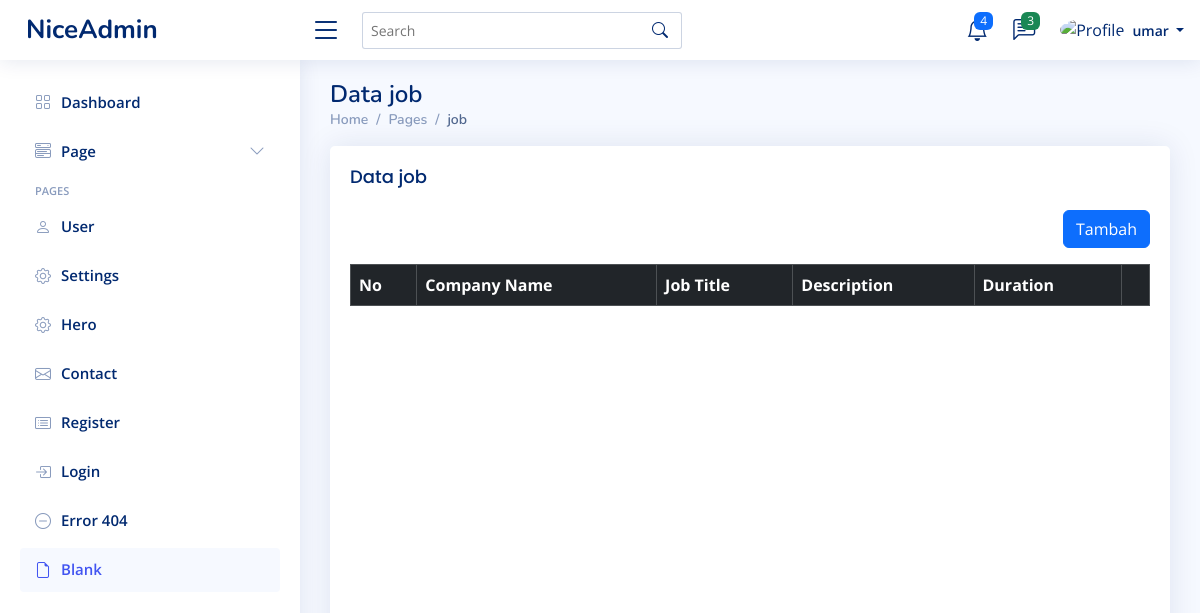
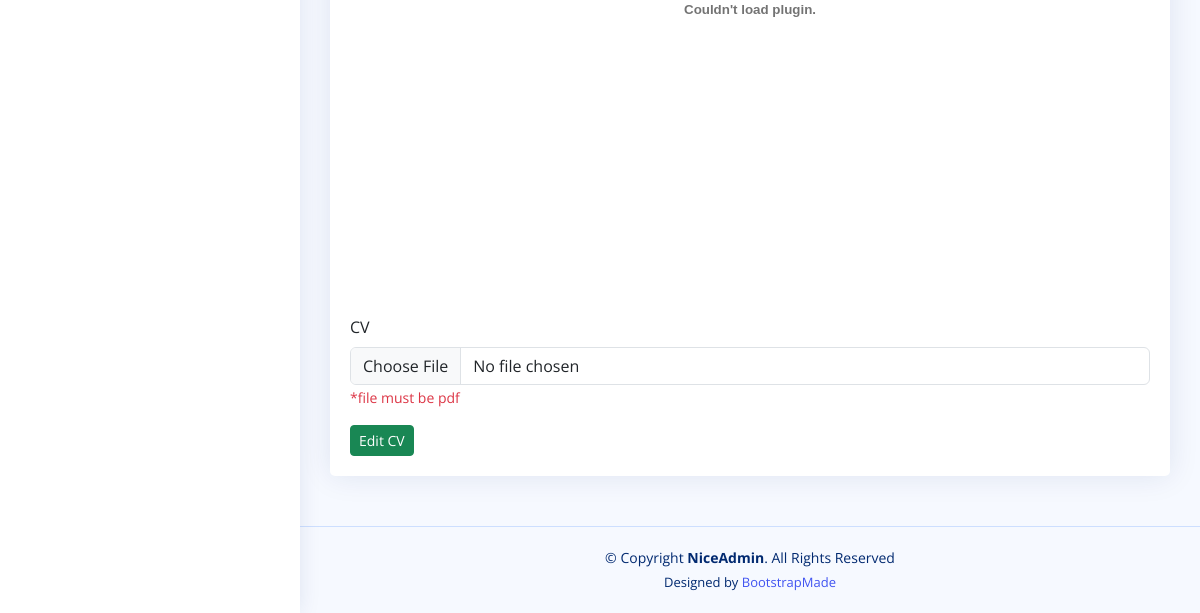
The page /admin/home.php?page=job (signed in) on the database as committed earlier (2 pictures, top to bottom).
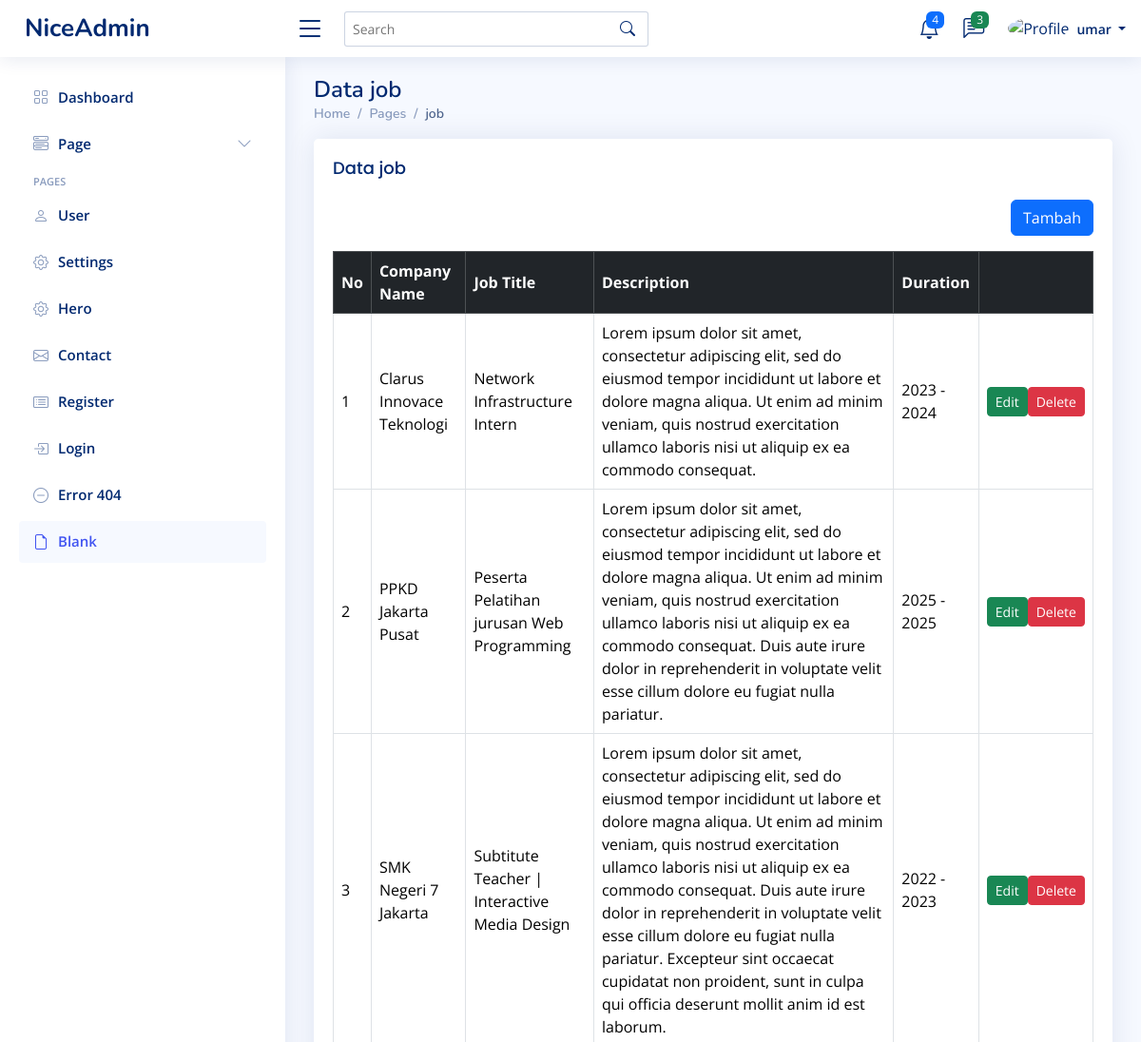
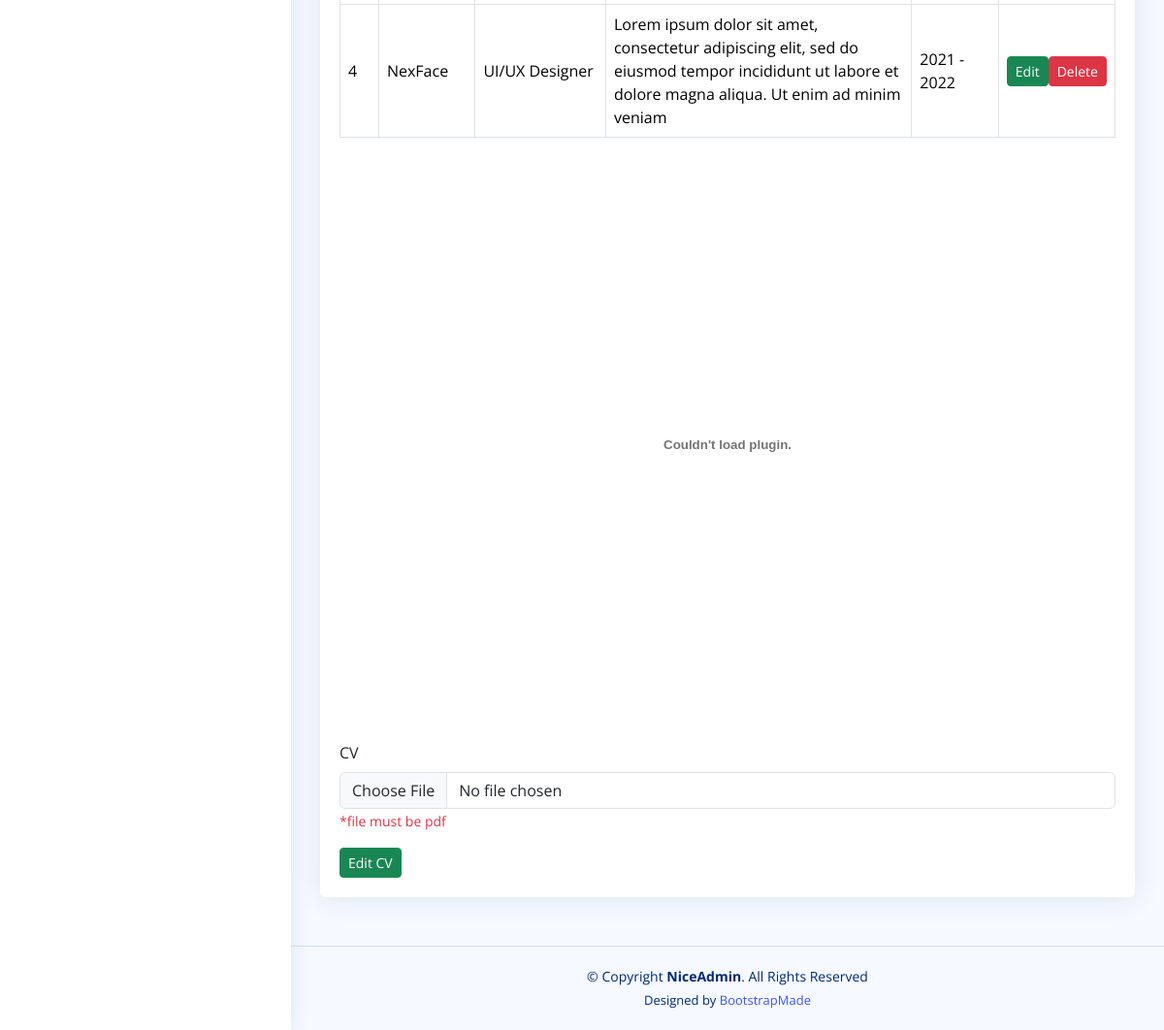
The same page on the database as committed later (2 pictures, top to bottom).
### tables this page shows
CREATE TABLE `job` (
  `id` int(11) NOT NULL,
  `company` text NOT NULL,
  `job_title` text NOT NULL,
  `description` longtext NOT NULL,
  `start` varchar(4) NOT NULL,
  `ended` varchar(4) NOT NULL,
  `cv` varchar(150) NOT NULL,
  `created_at` timestamp NOT NULL DEFAULT current_timestamp(),
  `updated_at` timestamp NULL DEFAULT NULL ON UPDATE current_timestamp()
);

### admin/content/job.php (the view, shortened to what this page needs)
<?php
$query = mysqli_query($koneksi, "SELECT * FROM job ORDER BY id ASC");
$rows = mysqli_fetch_all($query, MYSQLI_ASSOC);
$querycv = mysqli_query($koneksi, "SELECT cv, id FROM job LIMIT 1");
$rowcv = mysqli_fetch_assoc($querycv);
?>
<div class="pagetitle">
    <h1>Data job</h1>
    <nav>
        <ol class="breadcrumb">
            <li class="breadcrumb-item"><a href="?page=home">Home</a></li>
            <li class="breadcrumb-item">Pages</li>
            <li class="breadcrumb-item active">job</li>
        </ol>
    </nav>
</div>
<section class="section">
    <div class="row">
        <div class="col-lg-12">
            <div class="card">
                <div class="card-body">
                    <h5 class="card-title">Data job</h5>
                    <div class="mb-3" align="right">
                        <a href="?page=tambah-job" class="btn btn-primary">Tambah</a>
                    </div>
                    <div class="table-responsive-sm">
                        <table class="table table-bordered align-middle table-hover">
                            <thead class="align-middle table-dark">
                                <tr>
                                    <th>No</th>
                                    <th>Company Name</th>
                                    <th>Job Title</th>
                                    <th>Description</th>
                                    <th>Duration</th>
                                    <th></th>
                                </tr>
                            </thead>
                            <tbody class="">
                                <?php
                                foreach ($rows as $key => $row):
                                ?>
                                    <tr>
                                        <td><?php echo $key += 1 ?></td>
                                        <td><?php echo $row['company'] ?></td>
                                        <td><?php echo $row['job_title'] ?></td>
                                        <td><?php echo $row['description'] ?></td>
                                        <td><?php echo $row['start'] ?> - <?php echo $row['ended'] ?></td>
                                        <td class="">
                                            <div class="d-flex justify-content-between">
                                                <a href="?page=tambah-job&edit=<?php echo $row['id'] ?>"
                                                    class="btn btn-sm btn-success mx-auto">
                                                    Edit
                                                </a>
                                                <a onclick="return confirm('apakah anda yakin akan menghapus data ini?')"
                                                    href="?page=tambah-job&delete=<?php echo $row['id'] ?>"
                                                    class="btn btn-sm btn-danger mx-auto my-auto">
                                                    Delete
                                                </a>
                                            </div>
                                        </td>
                                    </tr>
                                <?php endforeach ?>
                            </tbody>
                        </table>
                    </div>
                    <embed src="uploads/job/<?php echo $rowcv['cv'] ?>" type="application/pdf" width="100%"
                        height="600px" />
                    <form action="" method="post" enctype="multipart/form-data">
                        <div class="mb-3">
                            <label class="form-label" for="">CV</label>
                            <input type="file" name="application" id="" class="form-control" accept="application/pdf"
                                value="uploads/job/<?php echo $rowcv['cv'] ?>">
                            <small class="text-danger">*file must be pdf</small>
                        </div>
                        <button class="btn btn-sm btn-success" type="submit" name="editcv">Edit CV</button>
                    </form>
                </div>
            </div>
        </div>
    </div>
</section>

### admin/home.php (shortened to what this page needs)
<!DOCTYPE html>
<html lang="en">
<head>
    <?php include 'inc/css.php' ?>
    <link href="https://cdn.jsdelivr.net/npm/summernote@0.9.0/dist/summernote-lite.min.css" rel="stylesheet">
    <link rel="stylesheet" href="assets/js/tagify/tagify.css">
</head>
<body>
    <?php include 'inc/header.php' ?>
    <?php include 'inc/sidebar.php' ?>
    <main id="main" class="main">
        <?php
        if (isset($_GET['page'])) {
            if (file_exists("content/" . $_GET['page'] . ".php")) {
                include "content/" . $_GET['page'] . ".php";
            } else {
                include "content/notfound.php";
            }
        } else {
            include 'content/dashboard.php';
        }
        ?>
    </main>
    <?php include 'inc/footer.php' ?>
</body>
</html>

### admin/inc/css.php (shortened to what this page needs)
<link href="assets/vendor/bootstrap/css/bootstrap.min.css" rel="stylesheet">
<link href="assets/vendor/bootstrap-icons/bootstrap-icons.css" rel="stylesheet">
<link href="assets/vendor/boxicons/css/boxicons.min.css" rel="stylesheet">
<link href="assets/vendor/quill/quill.snow.css" rel="stylesheet">
<link href="assets/vendor/quill/quill.bubble.css" rel="stylesheet">
<link href="assets/vendor/remixicon/remixicon.css" rel="stylesheet">
<link href="assets/vendor/simple-datatables/style.css" rel="stylesheet">
<link href="assets/css/style.css" rel="stylesheet">

### admin/inc/header.php (shortened to what this page needs)
<header id="header" class="header fixed-top d-flex align-items-center">
    <div class="d-flex align-items-center justify-content-between">
        <a href="?page=user" class="logo d-flex align-items-center">
            <span class="d-none d-lg-block">NiceAdmin</span>
        </a>
        <i class="bi bi-list toggle-sidebar-btn"></i>
    </div>
    <div class="search-bar">
        <form class="search-form d-flex align-items-center" method="POST" action="#">
            <input type="text" name="query" placeholder="Search" title="Enter search keyword">
            <button type="submit" title="Search"><i class="bi bi-search"></i></button>
        </form>
    </div>
    <nav class="header-nav ms-auto">
        <ul class="d-flex align-items-center">
            <li class="nav-item dropdown">
                <a class="nav-link nav-icon" href="#" data-bs-toggle="dropdown">
                    <i class="bi bi-bell"></i>
                    <span class="badge bg-primary badge-number">4</span>
                </a>
            </li>
            <li class="nav-item dropdown">
                <a class="nav-link nav-icon" href="#" data-bs-toggle="dropdown">
                    <i class="bi bi-chat-left-text"></i>
                    <span class="badge bg-success badge-number">3</span>
                </a>
            </li>
            <li class="nav-item dropdown pe-3">
                <a class="nav-link nav-profile d-flex align-items-center pe-0" href="#" data-bs-toggle="dropdown">
                    <img src="assets/img/profile-img.jpg" alt="Profile" class="rounded-circle">
                    <span class="d-none d-md-block dropdown-toggle ps-2">
                        <?php echo isset($_SESSION['NAME']) ? $_SESSION['NAME'] : '' ?>
                    </span>
                </a>
            </li>
        </ul>
    </nav>
</header>

### admin/inc/sidebar.php (shortened to what this page needs)
<aside id="sidebar" class="sidebar">
    <ul class="sidebar-nav" id="sidebar-nav">
        <li class="nav-item">
            <a class="nav-link collapsed" href="?page=home">
                <i class="bi bi-grid"></i>
                <span>Dashboard</span>
            </a>
        </li>
        <li class="nav-item">
            <a class="nav-link collapsed" data-bs-target="#components-nav" data-bs-toggle="collapse" href="#">
                <i class="bi bi-menu-button-wide"></i><span>Page</span><i class="bi bi-chevron-down ms-auto"></i>
            </a>
        </li>
        <li class="nav-heading">Pages</li>
        <li class="nav-item">
            <a class="nav-link collapsed" href="?page=user">
                <i class="bi bi-person"></i>
                <span>User</span>
            </a>
        </li>
        <li class="nav-item">
            <a class="nav-link collapsed" href="?page=settings">
                <i class="bi bi-gear"></i>
                <span>Settings</span>
            </a>
        </li>
        <li class="nav-item">
            <a class="nav-link collapsed" href="?page=hero">
                <i class="bi bi-gear"></i>
                <span>Hero</span>
            </a>
        </li>
        <li class="nav-item">
            <a class="nav-link collapsed" href="pages-contact.html">
                <i class="bi bi-envelope"></i>
                <span>Contact</span>
            </a>
        </li>
        <li class="nav-item">
            <a class="nav-link collapsed" href="pages-register.html">
                <i class="bi bi-card-list"></i>
                <span>Register</span>
            </a>
        </li>
        <li class="nav-item">
            <a class="nav-link collapsed" href="pages-login.html">
                <i class="bi bi-box-arrow-in-right"></i>
                <span>Login</span>
            </a>
        </li>
        <li class="nav-item">
            <a class="nav-link collapsed" href="pages-error-404.html">
                <i class="bi bi-dash-circle"></i>
                <span>Error 404</span>
            </a>
        </li>
        <li class="nav-item">
            <a class="nav-link " href="pages-blank.html">
                <i class="bi bi-file-earmark"></i>
                <span>Blank</span>
            </a>
        </li>
    </ul>
</aside>

### admin/inc/footer.php
<footer id="footer" class="footer">
    <div class="copyright">
        &copy; Copyright <strong><span>NiceAdmin</span></strong>. All Rights Reserved
    </div>
    <div class="credits">
        Designed by <a href="https://bootstrapmade.com/">BootstrapMade</a>
    </div>
</footer>

### admin/assets/css/style.css (style rules this page uses)
:root { scroll-behavior: smooth; }
body { font-family: "Open Sans", sans-serif; background: #f6f9ff; color: #444444; }
a { color: #4154f1; text-decoration: none; }
h1, h2, h3, h4, h5, h6 { font-family: "Nunito", sans-serif; }
#main { margin-top: 60px; padding: 20px 30px; transition: all 0.3s; }
.pagetitle { margin-bottom: 10px; }
.pagetitle h1 { font-size: 24px; margin-bottom: 0; font-weight: 600; color: #012970; }
.card { margin-bottom: 30px; border: none; border-radius: 5px; box-shadow: 0px 0 30px rgba(1, 41, 112, 0.1); }
.card-title { padding: 20px 0 15px 0; font-size: 18px; font-weight: 500; color: #012970; font-family: "Poppins", sans-serif; }
.card-body { padding: 0 20px 20px 20px; }
.breadcrumb { font-size: 14px; font-family: "Nunito", sans-serif; color: #899bbd; font-weight: 600; }
.breadcrumb a { color: #899bbd; transition: 0.3s; }
.breadcrumb .breadcrumb-item::before { color: #899bbd; }
.breadcrumb .active { color: #51678f; font-weight: 600; }
.logo { line-height: 1; }
@media (min-width: 1200px) { .logo { width: 280px; } }
.logo span { font-size: 26px; font-weight: 700; color: #012970; font-family: "Nunito", sans-serif; }
.header { transition: all 0.5s; z-index: 997; height: 60px; box-shadow: 0px 2px 20px rgba(1, 41, 112, 0.1); background-color: #fff; padding-left: 20px; }
.header .toggle-sidebar-btn { font-size: 32px; padding-left: 10px; cursor: pointer; color: #012970; }
.header .search-bar { min-width: 360px; padding: 0 20px; }
.header .search-form { width: 100%; }
.header .search-form input { border: 0; font-size: 14px; color: #012970; border: 1px solid rgba(1, 41, 112, 0.2); padding: 7px 38px 7px 8px; border-radius: 3px; transition: 0.3s; width: 100%; }
.header .search-form button { border: 0; padding: 0; margin-left: -30px; background: none; }
.header .search-form button i { color: #012970; }
.header-nav ul { list-style: none; }
.header-nav>ul { margin: 0; padding: 0; }
.header-nav .nav-icon { font-size: 22px; color: #012970; margin-right: 25px; position: relative; }
.header-nav .nav-profile { color: #012970; }
.header-nav .nav-profile img { max-height: 36px; }
.header-nav .nav-profile span { font-size: 14px; font-weight: 600; }
.header-nav .badge-number { position: absolute; inset: -2px -5px auto auto; font-weight: normal; font-size: 12px; padding: 3px 6px; }
.sidebar { position: fixed; top: 60px; left: 0; bottom: 0; width: 300px; z-index: 996; transition: all 0.3s; padding: 20px; overflow-y: auto; scrollbar-width: thin; scrollbar-color: #aab7cf transparent; box-shadow: 0px 0px 20px rgba(1, 41, 112, 0.1); background-color: #fff; }
@media (min-width: 1200px) { #main, #footer { margin-left: 300px; } }
.sidebar-nav { padding: 0; margin: 0; list-style: none; }
.sidebar-nav li { padding: 0; margin: 0; list-style: none; }
.sidebar-nav .nav-item { margin-bottom: 5px; }
.sidebar-nav .nav-heading { font-size: 11px; text-transform: uppercase; color: #899bbd; font-weight: 600; margin: 10px 0 5px 15px; }
.sidebar-nav .nav-link { display: flex; align-items: center; font-size: 15px; font-weight: 600; color: #4154f1; transition: 0.3; background: #f6f9ff; padding: 10px 15px; border-radius: 4px; }
.sidebar-nav .nav-link i { font-size: 16px; margin-right: 10px; color: #4154f1; }
.sidebar-nav .nav-link.collapsed { color: #012970; background: #fff; }
.sidebar-nav .nav-link.collapsed i { color: #899bbd; }
.sidebar-nav .nav-link .bi-chevron-down { margin-right: 0; transition: transform 0.2s ease-in-out; }
.footer { padding: 20px 0; font-size: 14px; transition: all 0.3s; border-top: 1px solid #cddfff; }
.footer .copyright { text-align: center; color: #012970; }
.footer .credits { padding-top: 5px; text-align: center; font-size: 13px; color: #012970; }

Rows that differ between the two databases and show on the page:
added job: key "1", company "Clarus Innovace Teknologi", job_title "Network Infrastructure Intern", description "Lorem ipsum dolor sit amet, consectetur adipiscing elit, sed do eiusmod tempor incididunt ut labore et dolore magna aliqua. Ut enim ad minim veniam, quis nostrud exercitation ullamco laboris nisi ut aliquip ex ea commodo consequat.", start "2023", ended "2024"
added job: key "2", company "PPKD Jakarta Pusat", job_title "Peserta Pelatihan jurusan Web Programming", description "Lorem ipsum dolor sit amet, consectetur adipiscing elit, sed do eiusmod tempor incididunt ut labore et dolore magna aliqua. Ut enim ad minim veniam, quis nostrud exercitation ullamco laboris nisi ut aliquip ex ea commodo consequat. Duis aute irure dolor in reprehenderit in voluptate velit esse cillum dolore eu fugiat nulla pariatur.", start "2025", ended "2025"
added job: key "3", company "SMK Negeri 7 Jakarta", job_title "Subtitute Teacher | Interactive Media Design", description "Lorem ipsum dolor sit amet, consectetur adipiscing elit, sed do eiusmod tempor incididunt ut labore et dolore magna aliqua. Ut enim ad minim veniam, quis nostrud exercitation ullamco laboris nisi ut aliquip ex ea commodo consequat. Duis aute irure dolor in reprehenderit in voluptate velit esse cillum dolore eu fugiat nulla pariatur. Excepteur sint occaecat cupidatat non proident, sunt in culpa qui officia deserunt mollit anim id est laborum.", start "2022", ended "2023"
added job: key "4", company "NexFace", job_title "UI/UX Designer", description "Lorem ipsum dolor sit amet, consectetur adipiscing elit, sed do eiusmod tempor incididunt ut labore et dolore magna aliqua. Ut enim ad minim veniam", start "2021", ended "2022"
